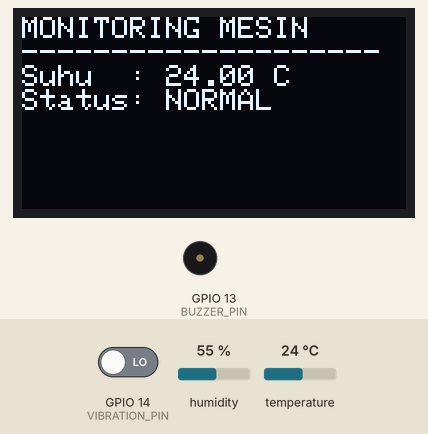
This sketch was run on a simulated ESP32. Shown: 128×64 one-colour display, buzzer (waves = sounding, pin HIGH). Inputs (shaded band) come from the test bench; at power-on: GPIO 14 (VIBRATION_PIN) LOW, temperature 24 °C, humidity 55 %. WiFi joins after 1.5 s; servers stay silent unless stated; what the sketch prints to the serial monitor is not drawn.

Above: at 2.7 s.
2.8 s: GPIO 14 (VIBRATION_PIN) driven HIGH
At 3.9 s:
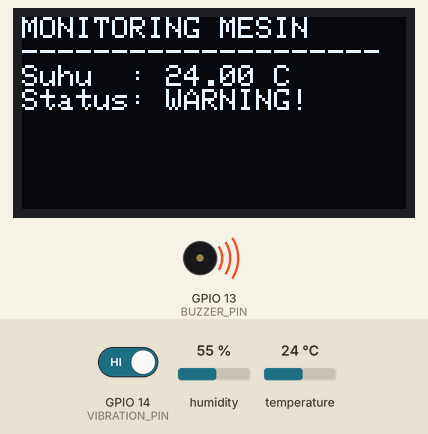
5.5 s: GPIO 14 (VIBRATION_PIN) driven LOW
At 6.5 s:
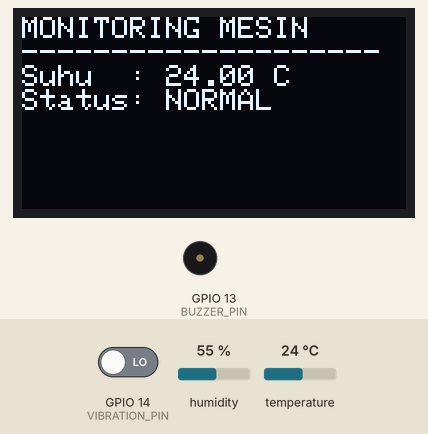
8.2 s: temperature set to 12 °C
At 10.7 s:
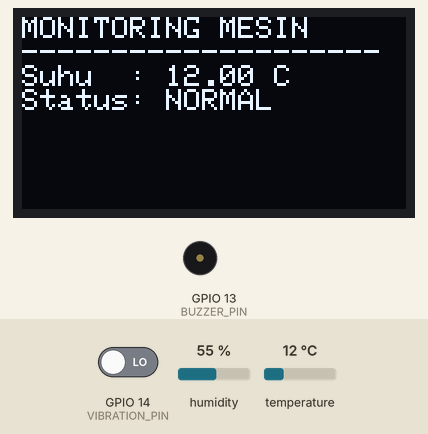
11.1 s: temperature set to 19 °C
13.8 s: temperature set to 28 °C
At 16.3 s:
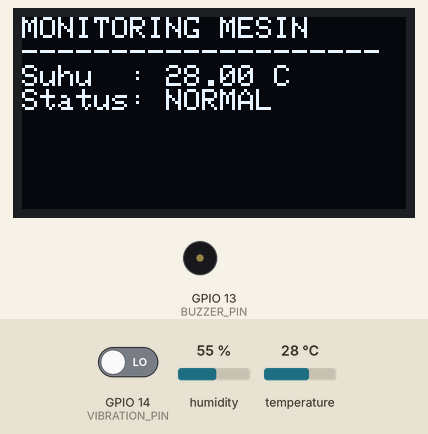
Timing chart, 0 to 17.8 s (numbered marks = the images above; inputs shaded):
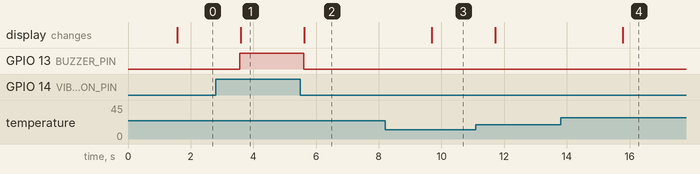

The sketch:

Predictive_Maintenance_ESP32.ino
```cpp
/*
 * Project: IoT Predictive Maintenance System
 * Author: Nova Afrianti (2522049)
 * Institution: Institut Teknologi Batam (ITEBA)
 * Year: 2026
 */

#include <WiFi.h>
#include <DHT.h>
#include <Wire.h>
#include <Adafruit_GFX.h>
#include <Adafruit_SSD1306.h>

// Definisi Pin
#define DHTPIN 4          // Pin Sensor Suhu DHT22
#define DHTTYPE DHT22
#define VIBRATION_PIN 14  // Pin Sensor Getaran SW-420
#define BUZZER_PIN 13     // Pin Buzzer
#define SCREEN_WIDTH 128
#define SCREEN_HEIGHT 64

// Ambang Batas (Threshold)
const float TEMP_THRESHOLD = 70.0;

DHT dht(DHTPIN, DHTTYPE);
Adafruit_SSD1306 display(SCREEN_WIDTH, SCREEN_HEIGHT, &Wire, -1);

// Konfigurasi Wi-Fi (Sesuaikan dengan koneksi kampus/rumah)
const char* ssid = "NAMA_WIFI_KAMU";
const char* password = "PASSWORD_WIFI_KAMU";

void setup() {
  Serial.begin(115200);
  pinMode(VIBRATION_PIN, INPUT);
  pinMode(BUZZER_PIN, OUTPUT);

  dht.begin();

  if(!display.begin(SSD1306_SWITCHCAPVCC, 0x3C)) {
    Serial.println(F("OLED gagal diinisialisasi"));
    for(;;);
  }

  // Hubungkan ke Wi-Fi
  WiFi.begin(ssid, password);
  while (WiFi.status() != WL_CONNECTED) {
    delay(500);
    Serial.print(".");
  }
  Serial.println("Wi-Fi Terhubung!");
}

void loop() {
  float temp = dht.readTemperature();
  int vibration = digitalRead(VIBRATION_PIN);

  // Cek jika pembacaan sensor gagal
  if (isnan(temp)) {
    Serial.println("Gagal membaca sensor DHT!");
    return;
  }

  // Tampilkan data ke Serial Monitor
  Serial.print("Suhu: "); Serial.print(temp); Serial.print("C | ");
  Serial.print("Vibrasi: "); Serial.println(vibration == HIGH ? "ABNORMAL" : "NORMAL");

  // Logika Alarm (Predictive Maintenance)
  if (temp > TEMP_THRESHOLD || vibration == HIGH) {
    digitalWrite(BUZZER_PIN, HIGH); // Alarm Bunyi
    updateOLED(temp, "WARNING!");
  } else {
    digitalWrite(BUZZER_PIN, LOW);  // Alarm Mati
    updateOLED(temp, "NORMAL");
  }

  delay(2000); // Tunggu 2 detik sebelum pembacaan berikutnya
}

void updateOLED(float t, String status) {
  display.clearDisplay();
  display.setTextSize(1);
  display.setTextColor(WHITE);
  display.setCursor(0, 0);
  display.println("MONITORING MESIN");
  display.println("--------------------");
  display.print("Suhu  : "); display.print(t); display.println(" C");
  display.print("Status: "); display.println(status);
  display.display();
}
```

Measured:
- after the input at 2.8 s, GPIO 13 (BUZZER_PIN): LOW → HIGH after 0.77 s; the display: changes after 0.79 s (image 1)
- after the input at 5.5 s, GPIO 13 (BUZZER_PIN): HIGH → LOW after 0.10 s; the display: changes after 0.13 s (image 2)
- after the input at 8.2 s, the display: changes after 1.5 s (image 3)
- after the input at 13.8 s, the display: changes after 2.0 s (image 4)
